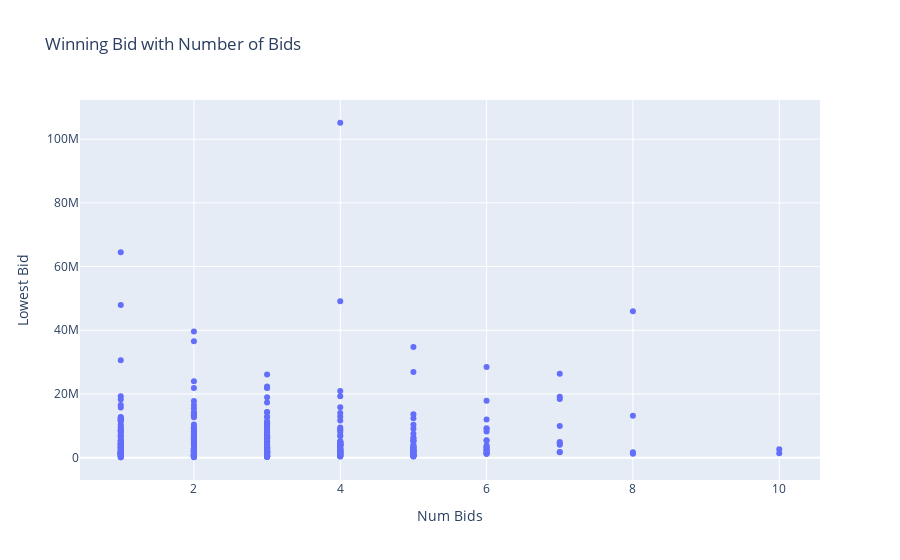

Notebook code for this chart:
### Code cell
#Is there a relationship between number of bidders and dollar bids?
fig = px.scatter(
    bids,
    x="Num Bids", 
    y="Lowest Bid",  
    hover_data=["Auction"],  
    labels={"x": "Number of bids", "y": "Winning bid"}, 
    title="Winning Bid with Number of Bids"
)
fig.show()

### Figure 1 — Plotly figure (JSON) as saved in the notebook; plotly's stock layout.template omitted (floating-point values rounded to 4 significant figures; data arrays with more than 128 entries replaced by an {"elided": "..."} marker saying what was removed)
{"data": [{"customdata": {"elided": "390x1 str values"}, "hovertemplate": "Num Bids=%{x}<br>Lowest Bid=%{y}<br>Auction=%{customdata[0]}<extra></extra>", "legendgroup": "", "marker": {"color": "#636efa", "symbol": "circle"}, "mode": "markers", "name": "", "orientation": "v", "showlegend": false, "type": "scatter", "x": {"elided": "390 int values"}, "xaxis": "x", "y": {"elided": "390 float values"}, "yaxis": "y"}], "layout": {"legend": {"tracegroupgap": 0}, "title": {"text": "Winning Bid with Number of Bids"}, "xaxis": {"anchor": "y", "domain": [0, 1], "title": {"text": "Num Bids"}}, "yaxis": {"anchor": "x", "domain": [0, 1], "title": {"text": "Lowest Bid"}}}}
